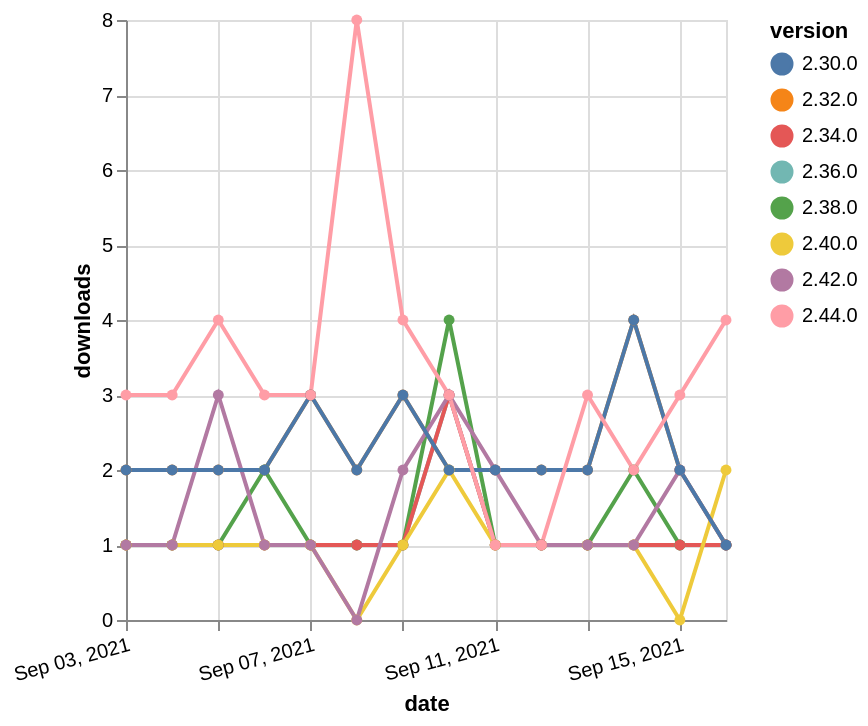

Describe this chart as a Vega-Lite specification.
### Vega-Lite specification from a JSON file in a GitHub repository (floating-point values rounded to 4 significant figures)
{"$schema": "https://vega.github.io/schema/vega-lite/v5.json", "description": "A simple bar chart with embedded data.", "data": {"values": [{"date": "2021-09-03", "total": 299, "delta": 1, "version": "2.36.0"}, {"date": "2021-09-04", "total": 300, "delta": 1, "version": "2.36.0"}, {"date": "2021-09-05", "total": 301, "delta": 1, "version": "2.36.0"}, {"date": "2021-09-06", "total": 302, "delta": 1, "version": "2.36.0"}, {"date": "2021-09-07", "total": 303, "delta": 1, "version": "2.36.0"}, {"date": "2021-09-08", "total": 304, "delta": 1, "version": "2.36.0"}, {"date": "2021-09-09", "total": 305, "delta": 1, "version": "2.36.0"}, {"date": "2021-09-10", "total": 308, "delta": 3, "version": "2.36.0"}, {"date": "2021-09-11", "total": 309, "delta": 1, "version": "2.36.0"}, {"date": "2021-09-12", "total": 310, "delta": 1, "version": "2.36.0"}, {"date": "2021-09-13", "total": 311, "delta": 1, "version": "2.36.0"}, {"date": "2021-09-14", "total": 312, "delta": 1, "version": "2.36.0"}, {"date": "2021-09-15", "total": 313, "delta": 1, "version": "2.36.0"}, {"date": "2021-09-16", "total": 314, "delta": 1, "version": "2.36.0"}, {"date": "2021-09-03", "total": 2379, "delta": 2, "version": "2.32.0"}, {"date": "2021-09-04", "total": 2381, "delta": 2, "version": "2.32.0"}, {"date": "2021-09-05", "total": 2383, "delta": 2, "version": "2.32.0"}, {"date": "2021-09-06", "total": 2385, "delta": 2, "version": "2.32.0"}, {"date": "2021-09-07", "total": 2388, "delta": 3, "version": "2.32.0"}, {"date": "2021-09-08", "total": 2390, "delta": 2, "version": "2.32.0"}, {"date": "2021-09-09", "total": 2393, "delta": 3, "version": "2.32.0"}, {"date": "2021-09-10", "total": 2395, "delta": 2, "version": "2.32.0"}, {"date": "2021-09-11", "total": 2397, "delta": 2, "version": "2.32.0"}, {"date": "2021-09-12", "total": 2399, "delta": 2, "version": "2.32.0"}, {"date": "2021-09-13", "total": 2401, "delta": 2, "version": "2.32.0"}, {"date": "2021-09-14", "total": 2405, "delta": 4, "version": "2.32.0"}, {"date": "2021-09-15", "total": 2407, "delta": 2, "version": "2.32.0"}, {"date": "2021-09-16", "total": 2408, "delta": 1, "version": "2.32.0"}, {"date": "2021-09-03", "total": 544, "delta": 1, "version": "2.38.0"}, {"date": "2021-09-04", "total": 545, "delta": 1, "version": "2.38.0"}, {"date": "2021-09-05", "total": 546, "delta": 1, "version": "2.38.0"}, {"date": "2021-09-06", "total": 548, "delta": 2, "version": "2.38.0"}, {"date": "2021-09-07", "total": 549, "delta": 1, "version": "2.38.0"}, {"date": "2021-09-08", "total": 550, "delta": 1, "version": "2.38.0"}, {"date": "2021-09-09", "total": 551, "delta": 1, "version": "2.38.0"}, {"date": "2021-09-10", "total": 555, "delta": 4, "version": "2.38.0"}, {"date": "2021-09-11", "total": 556, "delta": 1, "version": "2.38.0"}, {"date": "2021-09-12", "total": 557, "delta": 1, "version": "2.38.0"}, {"date": "2021-09-13", "total": 558, "delta": 1, "version": "2.38.0"}, {"date": "2021-09-14", "total": 560, "delta": 2, "version": "2.38.0"}, {"date": "2021-09-15", "total": 561, "delta": 1, "version": "2.38.0"}, {"date": "2021-09-16", "total": 562, "delta": 1, "version": "2.38.0"}, {"date": "2021-09-03", "total": 533, "delta": 1, "version": "2.34.0"}, {"date": "2021-09-04", "total": 534, "delta": 1, "version": "2.34.0"}, {"date": "2021-09-05", "total": 535, "delta": 1, "version": "2.34.0"}, {"date": "2021-09-06", "total": 536, "delta": 1, "version": "2.34.0"}, {"date": "2021-09-07", "total": 537, "delta": 1, "version": "2.34.0"}, {"date": "2021-09-08", "total": 538, "delta": 1, "version": "2.34.0"}, {"date": "2021-09-09", "total": 539, "delta": 1, "version": "2.34.0"}, {"date": "2021-09-10", "total": 542, "delta": 3, "version": "2.34.0"}, {"date": "2021-09-11", "total": 543, "delta": 1, "version": "2.34.0"}, {"date": "2021-09-12", "total": 544, "delta": 1, "version": "2.34.0"}, {"date": "2021-09-13", "total": 545, "delta": 1, "version": "2.34.0"}, {"date": "2021-09-14", "total": 546, "delta": 1, "version": "2.34.0"}, {"date": "2021-09-15", "total": 547, "delta": 1, "version": "2.34.0"}, {"date": "2021-09-16", "total": 548, "delta": 1, "version": "2.34.0"}, {"date": "2021-09-03", "total": 249, "delta": 1, "version": "2.40.0"}, {"date": "2021-09-04", "total": 250, "delta": 1, "version": "2.40.0"}, {"date": "2021-09-05", "total": 251, "delta": 1, "version": "2.40.0"}, {"date": "2021-09-06", "total": 252, "delta": 1, "version": "2.40.0"}, {"date": "2021-09-07", "total": 253, "delta": 1, "version": "2.40.0"}, {"date": "2021-09-08", "total": 253, "delta": 0, "version": "2.40.0"}, {"date": "2021-09-09", "total": 254, "delta": 1, "version": "2.40.0"}, {"date": "2021-09-10", "total": 256, "delta": 2, "version": "2.40.0"}, {"date": "2021-09-11", "total": 257, "delta": 1, "version": "2.40.0"}, {"date": "2021-09-12", "total": 258, "delta": 1, "version": "2.40.0"}, {"date": "2021-09-13", "total": 259, "delta": 1, "version": "2.40.0"}, {"date": "2021-09-14", "total": 260, "delta": 1, "version": "2.40.0"}, {"date": "2021-09-15", "total": 260, "delta": 0, "version": "2.40.0"}, {"date": "2021-09-16", "total": 262, "delta": 2, "version": "2.40.0"}, {"date": "2021-09-03", "total": 504, "delta": 1, "version": "2.42.0"}, {"date": "2021-09-04", "total": 505, "delta": 1, "version": "2.42.0"}, {"date": "2021-09-05", "total": 508, "delta": 3, "version": "2.42.0"}, {"date": "2021-09-06", "total": 509, "delta": 1, "version": "2.42.0"}, {"date": "2021-09-07", "total": 510, "delta": 1, "version": "2.42.0"}, {"date": "2021-09-08", "total": 510, "delta": 0, "version": "2.42.0"}, {"date": "2021-09-09", "total": 512, "delta": 2, "version": "2.42.0"}, {"date": "2021-09-10", "total": 515, "delta": 3, "version": "2.42.0"}, {"date": "2021-09-11", "total": 517, "delta": 2, "version": "2.42.0"}, {"date": "2021-09-12", "total": 518, "delta": 1, "version": "2.42.0"}, {"date": "2021-09-13", "total": 519, "delta": 1, "version": "2.42.0"}, {"date": "2021-09-14", "total": 520, "delta": 1, "version": "2.42.0"}, {"date": "2021-09-15", "total": 522, "delta": 2, "version": "2.42.0"}, {"date": "2021-09-16", "total": 523, "delta": 1, "version": "2.42.0"}, {"date": "2021-09-03", "total": 2712, "delta": 2, "version": "2.30.0"}, {"date": "2021-09-04", "total": 2714, "delta": 2, "version": "2.30.0"}, {"date": "2021-09-05", "total": 2716, "delta": 2, "version": "2.30.0"}, {"date": "2021-09-06", "total": 2718, "delta": 2, "version": "2.30.0"}, {"date": "2021-09-07", "total": 2721, "delta": 3, "version": "2.30.0"}, {"date": "2021-09-08", "total": 2723, "delta": 2, "version": "2.30.0"}, {"date": "2021-09-09", "total": 2726, "delta": 3, "version": "2.30.0"}, {"date": "2021-09-10", "total": 2728, "delta": 2, "version": "2.30.0"}, {"date": "2021-09-11", "total": 2730, "delta": 2, "version": "2.30.0"}, {"date": "2021-09-12", "total": 2732, "delta": 2, "version": "2.30.0"}, {"date": "2021-09-13", "total": 2734, "delta": 2, "version": "2.30.0"}, {"date": "2021-09-14", "total": 2738, "delta": 4, "version": "2.30.0"}, {"date": "2021-09-15", "total": 2740, "delta": 2, "version": "2.30.0"}, {"date": "2021-09-16", "total": 2741, "delta": 1, "version": "2.30.0"}, {"date": "2021-09-03", "total": 167, "delta": 3, "version": "2.44.0"}, {"date": "2021-09-04", "total": 170, "delta": 3, "version": "2.44.0"}, {"date": "2021-09-05", "total": 174, "delta": 4, "version": "2.44.0"}, {"date": "2021-09-06", "total": 177, "delta": 3, "version": "2.44.0"}, {"date": "2021-09-07", "total": 180, "delta": 3, "version": "2.44.0"}, {"date": "2021-09-08", "total": 188, "delta": 8, "version": "2.44.0"}, {"date": "2021-09-09", "total": 192, "delta": 4, "version": "2.44.0"}, {"date": "2021-09-10", "total": 195, "delta": 3, "version": "2.44.0"}, {"date": "2021-09-11", "total": 196, "delta": 1, "version": "2.44.0"}, {"date": "2021-09-12", "total": 197, "delta": 1, "version": "2.44.0"}, {"date": "2021-09-13", "total": 200, "delta": 3, "version": "2.44.0"}, {"date": "2021-09-14", "total": 202, "delta": 2, "version": "2.44.0"}, {"date": "2021-09-15", "total": 205, "delta": 3, "version": "2.44.0"}, {"date": "2021-09-16", "total": 209, "delta": 4, "version": "2.44.0"}]}, "width": "container", "mark": {"type": "line", "point": {"filled": true}}, "encoding": {"x": {"field": "date", "type": "temporal", "timeUnit": "yearmonthdate", "title": "date", "axis": {"labelAngle": -15}}, "y": {"field": "delta", "type": "quantitative", "title": "downloads"}, "color": {"field": "version", "type": "nominal"}, "tooltip": {"field": "delta"}}}
